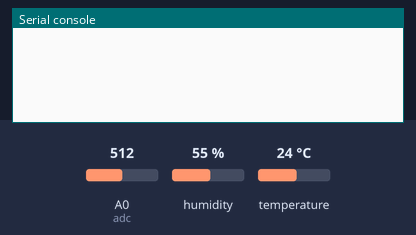
A program run on a simulated ESP8266 board running MicroPython. On the bench: the last lines printed to the serial console. The inputs (shaded band) are chosen by the test bench; at power-on: humidity 55 %, A0 (adc) = 512, temperature 24 °C (analog values on the 0–1023 scale).

Above: at 1.2 s.
1.3 s: humidity set to 22 %
At 2.5 s:
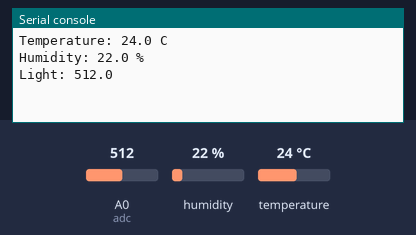
4.3 s: A0 (adc) set to 716
At 7.0 s:
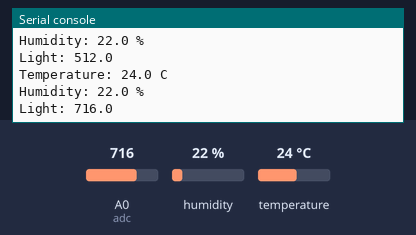
7.3 s: temperature set to 12 °C
At 9.6 s:
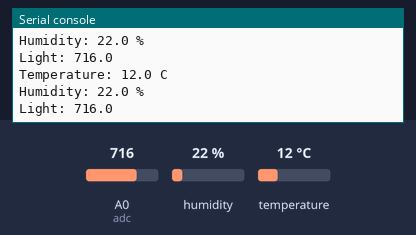
10.3 s: A0 (adc) set to 900
At 13.0 s:
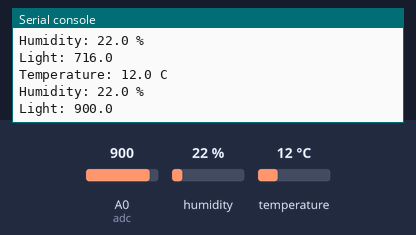
13.3 s: humidity set to 40 %
At 15.5 s:
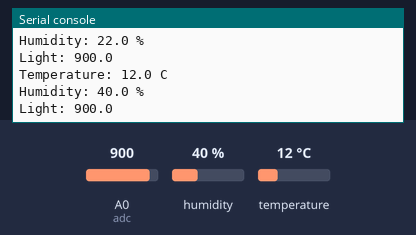
Timing chart, 0 to 17.0 s (numbered marks = the images above; inputs shaded):
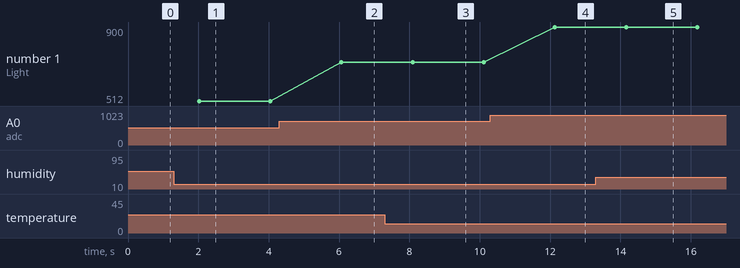

Measured:
- after the input at 1.3 s, the serial console: prints a new line after 0.72 s (image 1)
- after the input at 4.3 s, the serial console: prints a new line after 1.8 s (image 2)
- after the input at 7.3 s, the serial console: prints a new line after 0.79 s (image 3)
- after the input at 10.3 s, the serial console: prints a new line after 1.8 s (image 4)
- after the input at 13.3 s, the serial console: prints a new line after 0.86 s (image 5)
- plotted number 1: 512 → 716 after the input at 4.3 s, 716 → 900 after the input at 10.3 s

The program:

micropython_light_temp_humdity.py
```python
from machine import Pin
from machine import ADC
from time import sleep
import dht

sensor = dht.DHT11(Pin(14))
adc = ADC(0)

while True:
  try:
    sleep(2)
    sensor.measure()
    temp = sensor.temperature()
    hum = sensor.humidity()
    light = adc.read()

    print('Temperature: %3.1f C' %temp)
    print('Humidity: %3.1f %%' %hum)
    print('Light: %3.1f' %light)
  except OSError as e:
    print('Failed to read sensor.')
```
